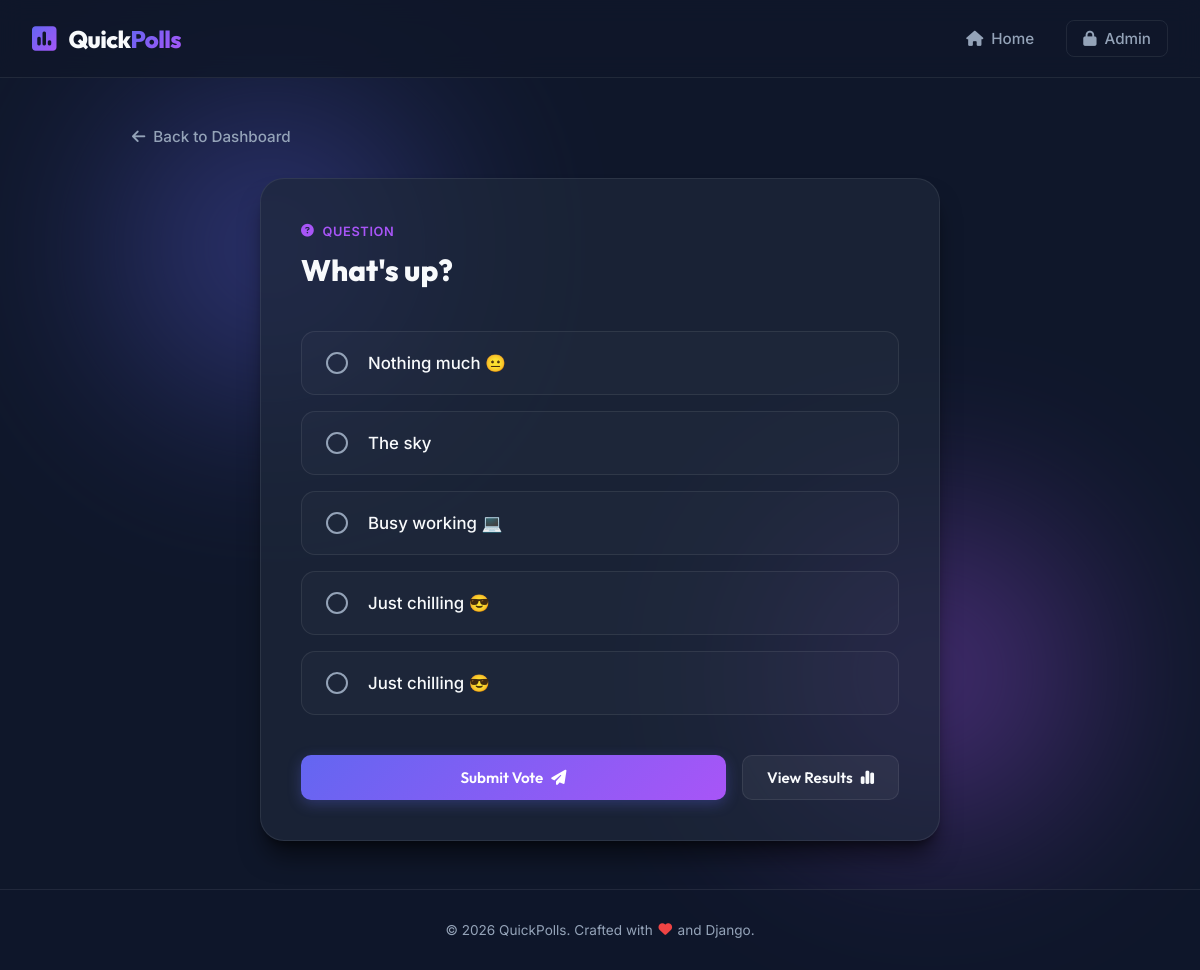
The page /polls/1/ on the database its author committed.
### polls/models.py (models this page shows, shortened)
class Question(models.Model):
    question_text = models.CharField(max_length=200)
    pub_date = models.DateTimeField("date published")

class Choice(models.Model):
    question = models.ForeignKey(Question, on_delete=models.CASCADE)
    choice_text = models.CharField(max_length=200)
    votes = models.IntegerField(default=0)

### polls/views.py (the view)
# urls.py: path("<int:pk>/", views.DetailView.as_view(), name="detail"),
class DetailView(generic.DetailView):
    model = Question
    template_name = "polls/detail.html"
    def get_queryset(self):
        return Question.objects.filter(pub_date__lte=timezone.now())

### polls/templates/polls/detail.html (shortened to what this page needs)
{% extends "polls/base.html" %}
{% block content %}
<div class="back-nav animate-fade-in">
    <a href="{% url 'polls:index' %}" class="back-link">
        <i class="fa-solid fa-arrow-left"></i> Back to Dashboard
    </a>
</div>
<div class="vote-container animate-slide-up">
    <div class="vote-card">
        <div class="vote-card-header">
            <span class="question-tag"><i class="fa-solid fa-circle-question"></i> Question</span>
            <h1 class="question-title">{{ question.question_text }}</h1>
        </div>
        <form action="{% url 'polls:vote' question.id %}" method="post" class="vote-form">
            <div class="choices-list">
                {% for choice in question.choice_set.all %}
                    <div class="choice-item">
                        <label for="choice{{ forloop.counter }}" class="choice-card">
                            <div class="radio-indicator">
                            </div>
                            <span class="choice-label-text">{{ choice.choice_text }}</span>
                        </label>
                    </div>
                {% endfor %}
            </div>
            <div class="vote-actions">
                <button type="submit" class="btn btn-primary btn-submit">
                    Submit Vote <i class="fa-solid fa-paper-plane btn-icon-right"></i>
                </button>
                <a href="{% url 'polls:results' question.id %}" class="btn btn-secondary">
                    View Results <i class="fa-solid fa-chart-simple btn-icon-right"></i>
                </a>
            </div>
        </form>
    </div>
</div>
{% endblock %}

### polls/static/polls/style.css (style rules this page uses)
:root { --bg-dark: #0f172a; --bg-card: rgba(30, 41, 59, 0.7); --border-color: rgba(255, 255, 255, 0.08); --border-hover: rgba(99, 102, 241, 0.4); --primary-gradient: linear-gradient(135deg, #6366f1 0%, #a855f7 100%); --primary-color: #6366f1; --primary-glow: rgba(99, 102, 241, 0.3); --secondary-color: rgba(255, 255, 255, 0.05); --secondary-hover: rgba(255, 255, 255, 0.1); --text-main: #f8fafc; --text-muted: #94a3b8; --text-highlight: #a855f7; --font-heading: 'Outfit', sans-serif; --font-body: 'Inter', sans-serif; --glass-blur: blur(12px); --shadow-sm: 0 4px 6px -1px rgb(0 0 0 / 0.1), 0 2px 4px -2px rgb(0 0 0 / 0.1); --shadow-md: 0 10px 15px -3px rgb(0 0 0 / 0.3), 0 4px 6px -4px rgb(0 0 0 / 0.3); --shadow-lg: 0 20px 25px -5px rgb(0 0 0 / 0.5), 0 8px 10px -6px rgb(0 0 0 / 0.5); --transition-fast: 0.2s cubic-bezier(0.4, 0, 0.2, 1); --transition-normal: 0.3s cubic-bezier(0.4, 0, 0.2, 1); }
* { box-sizing: border-box; margin: 0; padding: 0; }
body { background-color: var(--bg-dark); color: var(--text-main); font-family: var(--font-body); min-height: 100vh; display: flex; flex-direction: column; overflow-x: hidden; position: relative; }
body::before, body::after { content: ''; position: absolute; width: 300px; height: 300px; border-radius: 50%; filter: blur(100px); z-index: -1; opacity: 0.4; pointer-events: none; }
body::before { background: #6366f1; top: 10%; left: 10%; }
body::after { background: #a855f7; bottom: 15%; right: 10%; }
.btn { display: inline-flex; align-items: center; justify-content: center; padding: 0.75rem 1.5rem; font-family: var(--font-heading); font-weight: 600; font-size: 0.95rem; border-radius: 10px; border: none; cursor: pointer; text-decoration: none; transition: var(--transition-normal); gap: 0.5rem; }
.btn-primary { background: var(--primary-gradient); color: #fff; box-shadow: 0 4px 14px var(--primary-glow); }
.btn-secondary { background: var(--secondary-color); color: var(--text-main); border: 1px solid var(--border-color); }
.btn-icon-right { transition: transform var(--transition-fast); }
.back-nav { margin-bottom: 2rem; }
.back-link { text-decoration: none; color: var(--text-muted); font-weight: 500; display: inline-flex; align-items: center; gap: 0.5rem; font-size: 0.95rem; transition: var(--transition-fast); }
.vote-container, .results-container { max-width: 680px; margin: 0 auto; width: 100%; }
.vote-card, .results-card { background: var(--bg-card); backdrop-filter: var(--glass-blur); border: 1px solid var(--border-color); border-radius: 24px; padding: 2.5rem; box-shadow: var(--shadow-lg); }
.vote-card-header, .results-card-header { margin-bottom: 2.5rem; }
.question-tag, .results-tag { display: inline-flex; align-items: center; gap: 0.5rem; font-size: 0.8rem; font-weight: 600; text-transform: uppercase; letter-spacing: 0.05em; color: var(--text-highlight); margin-bottom: 0.75rem; }
.question-title { font-family: var(--font-heading); font-size: 1.85rem; font-weight: 800; line-height: 1.35; color: var(--text-main); }
.choices-list { display: flex; flex-direction: column; gap: 1rem; margin-bottom: 2.5rem; }
.choice-item { position: relative; width: 100%; }
.choice-card { display: flex; align-items: center; gap: 1.25rem; padding: 1.25rem 1.5rem; background: rgba(255, 255, 255, 0.02); border: 1px solid var(--border-color); border-radius: 14px; cursor: pointer; transition: var(--transition-normal); user-select: none; }
.radio-indicator { width: 22px; height: 22px; border: 2px solid var(--text-muted); border-radius: 50%; position: relative; flex-shrink: 0; transition: var(--transition-fast); }
.choice-label-text { font-size: 1.05rem; font-weight: 500; color: var(--text-main); }
.vote-actions { display: flex; gap: 1rem; }
.btn-submit { flex: 1; }
.animate-fade-in { animation: fadeIn 0.6s cubic-bezier(0.16, 1, 0.3, 1) forwards; }
.animate-slide-up { animation: slideUp 0.8s cubic-bezier(0.16, 1, 0.3, 1) forwards; }

### rows shown on the page
Question: question_text "What's up?"
Choice: choice_text "Nothing much 😐"
Choice: choice_text "The sky"
Choice: choice_text "Busy working 💻"
Choice: choice_text "Just chilling 😎"
Choice: choice_text "Just chilling 😎"
